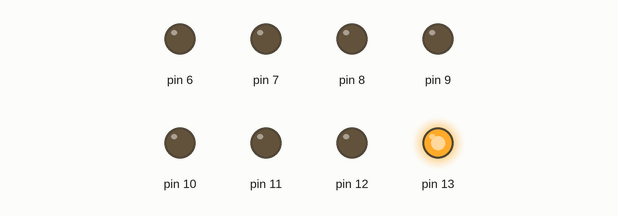
Recording of a sketch running on a simulated Arduino Uno, built with avr-gcc and run on an emulated ATmega328P. Parts: output pins drawn as LEDs (lit = HIGH).

Above: at 0.05 s.
At 0.45 s:
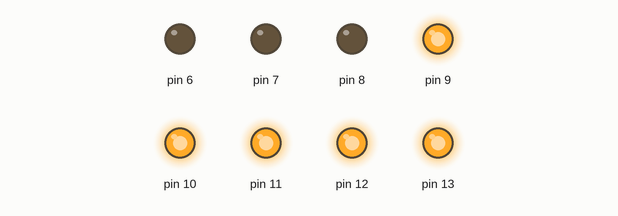
At 0.85 s:
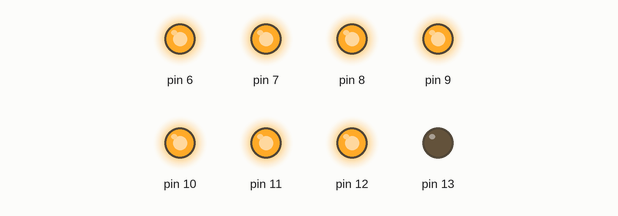
At 1.75 s:
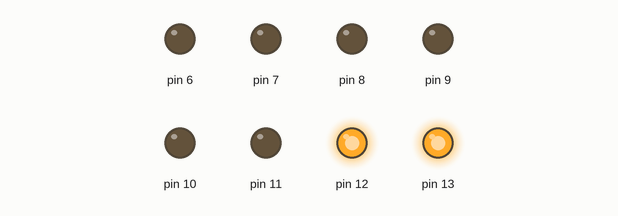
At 2.65 s:
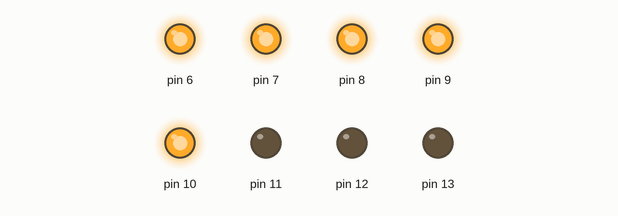
At 3.55 s:
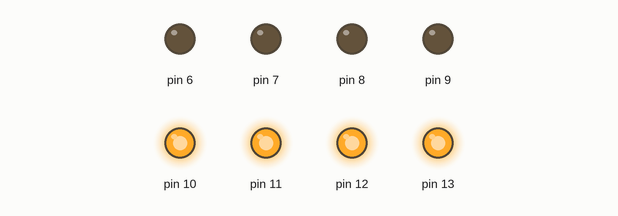
Timing chart, 0 to 3.9 s (numbered marks = the images above):
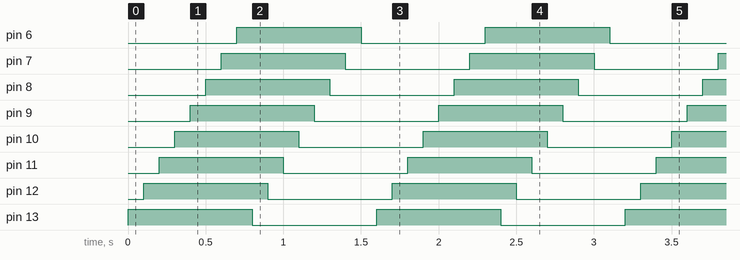

The sketch:

3-Chaseing-light_version2.ino
```cpp
//Chasing light version 2, turns all lights on first and then turn all lights off
void setup() {
  // put your setup code here, to run once:
  for (int i = 13; i >= 6; i--) {
    pinMode(i, OUTPUT);
  }
}
void loop() {
  // put your main code here, to run repeatedly:
  for (int i = 13; i >= 6; i--) {
    digitalWrite(i, HIGH);
    delay(100);
  }

   for (int i = 13; i >= 6; i--) {
    digitalWrite(i, LOW);
    delay(100);
  }
}
```

Measured:
- by itself, pin 6–13: alternates HIGH for 0.80 s and LOW for 0.80 s
- by itself, everything shown: repeats every 1.6 s, in 16 steps
